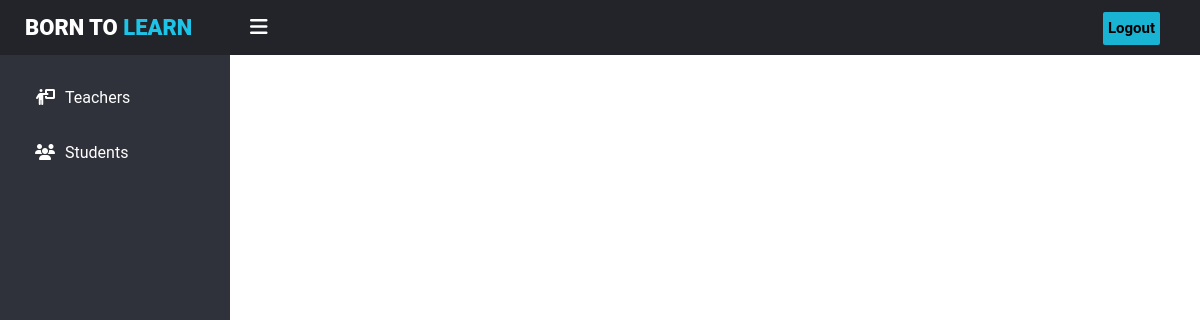
/teachers/coursePerformance.php?semester=6 (signed in), run on an earlier commit of the app's database.
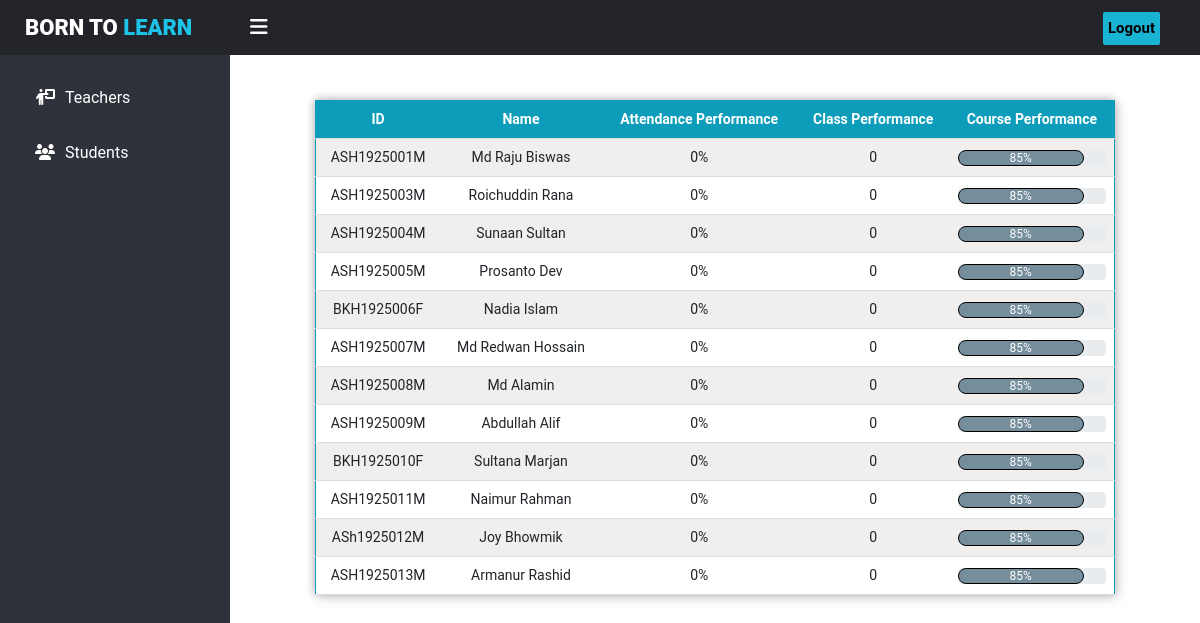
And on a later commit of the database.
### tables this page shows
CREATE TABLE `user` (
  `ID` int(50) NOT NULL,
  `email` varchar(50) NOT NULL,
  `password` varchar(50) NOT NULL,
  `user_type` varchar(50) NOT NULL,
  `Roll` varchar(50) NOT NULL,
  `Mobile` varchar(50) NOT NULL,
  `Batch` int(11) NOT NULL,
  `semester` int(100) NOT NULL,
  `Name` varchar(50) NOT NULL
);

### teachers/coursePerformance.php (the view, shortened to what this page needs)
<?php
include '../assets/sidebar.php';
include '../assets/database.php';
if (isset(($_GET['semester']))) {
    $semester = $_GET['semester'];
    $assaigncourse_id = $_GET['assaigncourse_id'];
}
function mark_performance($conn,$assaigncourse_id,$student_id){
    $mark=0;
    $mark_ofcourse =  mysqli_query($conn, " SELECT * FROM `performance` WHERE assaigncourse_id='$assaigncourse_id' AND student_id='$student_id'") or die('query failed');
    return $mark;
}
function attandance_performance($conn,$assaigncourse_id,$student_id){
    $attandance=0;
    $dates =  mysqli_query($conn, " SELECT DISTINCT date FROM `attendance_sheet` WHERE assaigncourse_id='$assaigncourse_id' ") or die('query failed');
    $class_totall=$dates->num_rows;
    return $attandance;
}
?>
<link rel="stylesheet" href="../css//courseAttandance.css">
<link rel="stylesheet" href="../css//coursePerformance.css">
<div style="padding-bottom: 25px;padding-top:100px;">
    <table style="margin-left: 50%;">
        <tbody>
            <?php
            $result = mysqli_query($conn, " SELECT * FROM `user` WHERE semester='$semester'") or die('query failed');
            if ($result->num_rows > 0) { ?>
                <tr id="header" style="text-align:center;">
                    <th>ID</th>
                    <th>Name</th>
                    <th>Attendance Performance</th>
                    <th>Class Performance</th>
                    <th>Course Performance</th>
                </tr>
                <?php while ($row = $result->fetch_assoc()) {
                    $student_id = $row['ID'];
                    $student_name = $row['Name'];
                    $student_roll = $row['Roll'];
                    $mark=mark_performance($conn,$assaigncourse_id,$student_id);
                    $attandance=attandance_performance($conn,$assaigncourse_id,$student_id);
                ?>
                    <tr>
                        <td><?php echo $student_roll; ?></td>
                        <td><?php echo $student_name; ?></td>
                        <td><?php echo $attandance; ?>%</td>
                        <td><?php echo $mark; ?></td>
                        <td>
                            <div class="progress">
                                <div class="progress-bar" role="progressbar" style="width: 85%;" aria-valuenow="25" aria-valuemin="0" aria-valuemax="100">85%</div>
                            </div>
                        </td>
                    </tr>
            <?php }
            } ?>
        </tbody>
    </table>
</div>
</div>

What changed in the data, as far as the page shows it:
added user: Roll "ASH1925001M", Name "Md Raju Biswas", attandance "0", mark "0"
added user: Roll "ASH1925003M", Name "Roichuddin Rana", attandance "0", mark "0"
added user: Roll "ASH1925004M", Name "Sunaan Sultan", attandance "0", mark "0"
added user: Roll "ASH1925005M", Name "Prosanto Dev", attandance "0", mark "0"
added user: Roll "BKH1925006F", Name "Nadia Islam", attandance "0", mark "0"
added user: Roll "ASH1925007M", Name "Md Redwan Hossain", attandance "0", mark "0"
added user: Roll "ASH1925008M", Name "Md Alamin", attandance "0", mark "0"
added user: Roll "ASH1925009M", Name "Abdullah Alif", attandance "0", mark "0"
added user: Roll "BKH1925010F", Name "Sultana Marjan", attandance "0", mark "0"
added user: Roll "ASH1925011M", Name "Naimur Rahman", attandance "0", mark "0"
added user: Roll "ASh1925012M", Name "Joy Bhowmik", attandance "0", mark "0"
added user: Roll "ASH1925013M", Name "Armanur Rashid", attandance "0", mark "0"
Also different on the page:
text now shown: "ID Name Attendance Performance Class Performance Course Performance"
